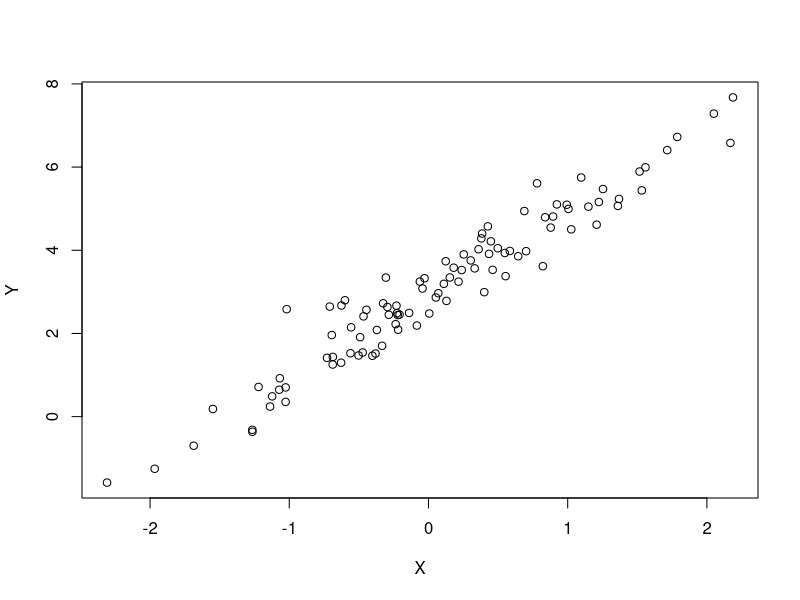

The R script that drew this image: (Note: this script raises an error after producing the figure.)

# Task 1: Linear model and sum of squared residuals  ------------------------------------------------------------------


# Data simulation ---------------------------------------------------------

## simulate data from a regression model
set.seed(123)
X <- rnorm(100, mean=0, sd=1)
Y <- 3 + 2*X + rnorm(100, mean=0, sd=.5)
plot(X,Y)



## model fitting -----------------------------------------------------------

# complete the function below, which should estimate the squared sum of residuals
ssr <- function(params, # vector with candidate values for the parameters 
                X, # observed x value (simulated data)
                Y # observed y values (simulated data)
                ){  
  
  # get candidate parameter values from param 
  intercept <- params[1] 
  slope <- params[2]
  
  # compute the predicted values from the model using the intercept and slope object
  Y_pred <- 
    
  # compute the individual residuals based on Y_pred
  residuals <- 
  
  # compute total error (sum of squared residuals) based on residuals
  error <- 
  
  return(error)
  
}


#3 Check if the ssr() works (returns a sum of squared residuals)
# using the candidate parameter values intercept=2 and slope=2
ssr(c(2,2), X, Y)


#4 Use the optim function to find the parameter values that minimize the SSR for the simulated data (X and Y)
# Read the optim help page and complete the missing arguments

?optim # see help page

fit <- optim(
  par =  c(1,0) ,
  fn = ssr, 
  ... 
)
fit$par



# Task 2: Linear model with maximum likelihood ------------------------------------------------------------------


#5 complete the function below to estimate the negative log-likelihood
LL <- function(params, X, Y){
  
  intercept <- params[1]
  slope <- params[2]
  sigma <- params[3]
  
  # compute the predicted mean value from the model
  Y_pred <- 
 
  # compute the log-likelihood for each data point
  # dnorm gives you the probability of each value in a vector given a mean and sigma 
  LL <- dnorm(... , log=TRUE)
  
  # compute the negative log likelihood over the entire data
  nLL <- 
  return(nLL)
  
}

# Use the optim function to find the parameter values that maximize the likelihood

fit <- optim(

)
fit$par


# Task 3: Reinforcement learning model with softmax (binomial likelihood) --------------------------------------------

## data simulation ---------------------------------------------------------


### preparation  ------------------------------------------------------------

# select model parameters for simulation
alpha <- 0.25    # learning rate
beta  <- 3     # temperature (sensitivity)
n_trials <- 100

# initialize data objects
Q <- c(0, 0)          
choices <- rep(0, n_trials) 
rewards <- rep(0, n_trials)

# choice rule (computes choice probability based on Q values)
softmax <- function(Q, beta) {
  exp(beta * Q) / sum(exp(beta * Q))
}


### run simulation ----------------------------------------------------------

set.seed(123)

for (t in 1:n_trials) {# run model for n_trials trials
  
  # compute choice probability for t-th choice based on the current Q values
  p <- softmax(Q, beta)
  
  # simulate t-th choice based on the choice probability
  choices[t] <- sample(1:2, 1, prob = p) 
  
  # generate reward for chosen option
  rewards[t] <- ifelse(choices[t] == 1, rbinom(1, 1, 0.7), rbinom(1, 1, 0.3))
  
  # update the Q value based on the prediction error
  pe <- rewards[t] - Q[choices[t]]
  Q[choices[t]] <- Q[choices[t]] + alpha * pe
}

# safe simulated data
data <- data.frame(trial = 1:n_trials, choice = choices, reward = rewards)



### fit the model -----------------------------------------------------------


# complete the function to obtain the negative log-likelihood for the entire model

negLL <- function(par, data) {
  alpha <- par[1]
  beta  <- par[2]
  
  # keep params within bounds
  if(alpha < 0 || alpha > 1 || beta < 0) return(1e10)
  
  Q <- c(0, 0)
  ll <- 0
  
  for (t in 1:nrow(data)) {
   
    # compute the negative log likelihood for each choice based on the Q values (which must be updated)
    
  }
  
  return(nll)   
}


# Estimate the parameters and see whether they are recovered
start_vals <- c(alpha = 0.5, beta = 1.0)

fit <- optim(
  par = start_vals,
  fn = negLL,
  data = data,
  method = "L-BFGS-B",
  lower = c(0, 0),
  upper = c(1, 20)
)

fit$par


# Change N, alpha and beta in the model simulation to see how it affects parameter recovery
